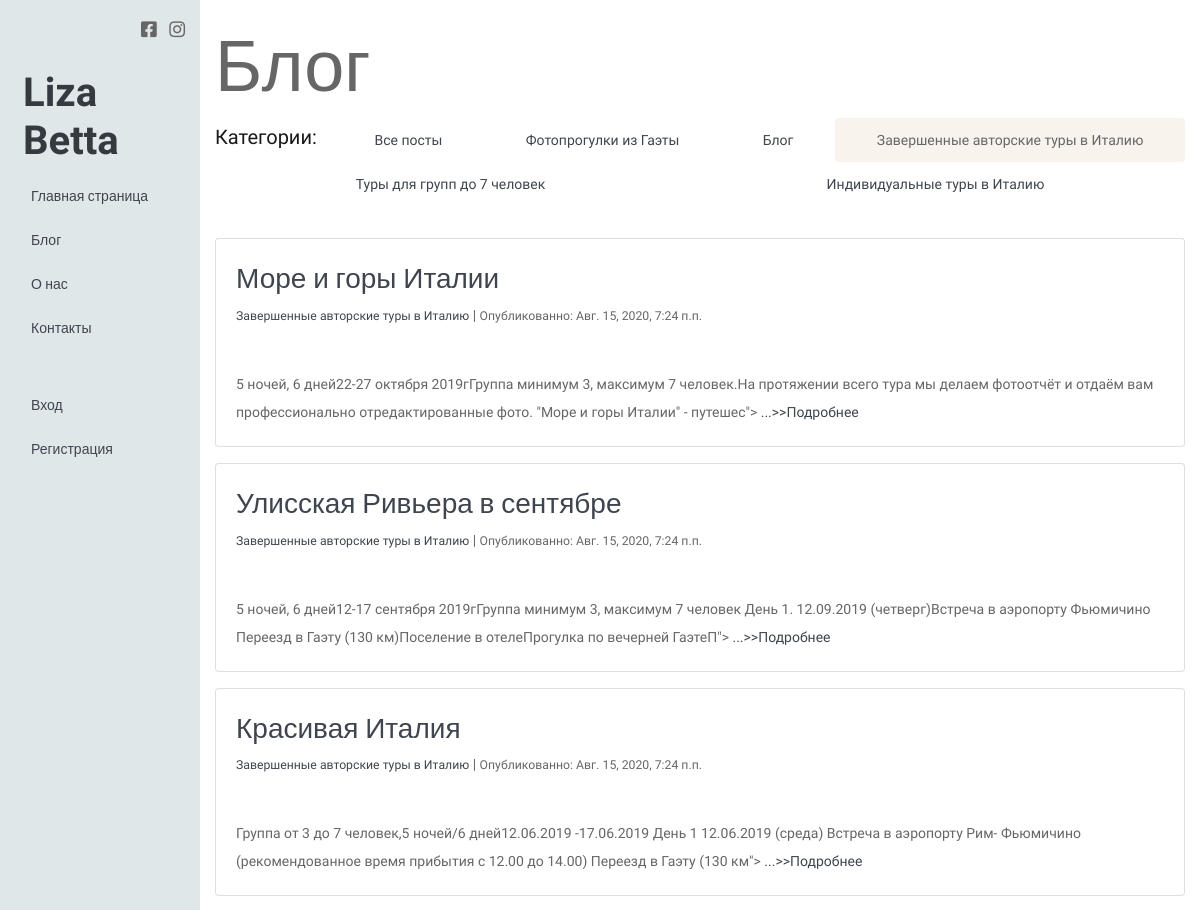
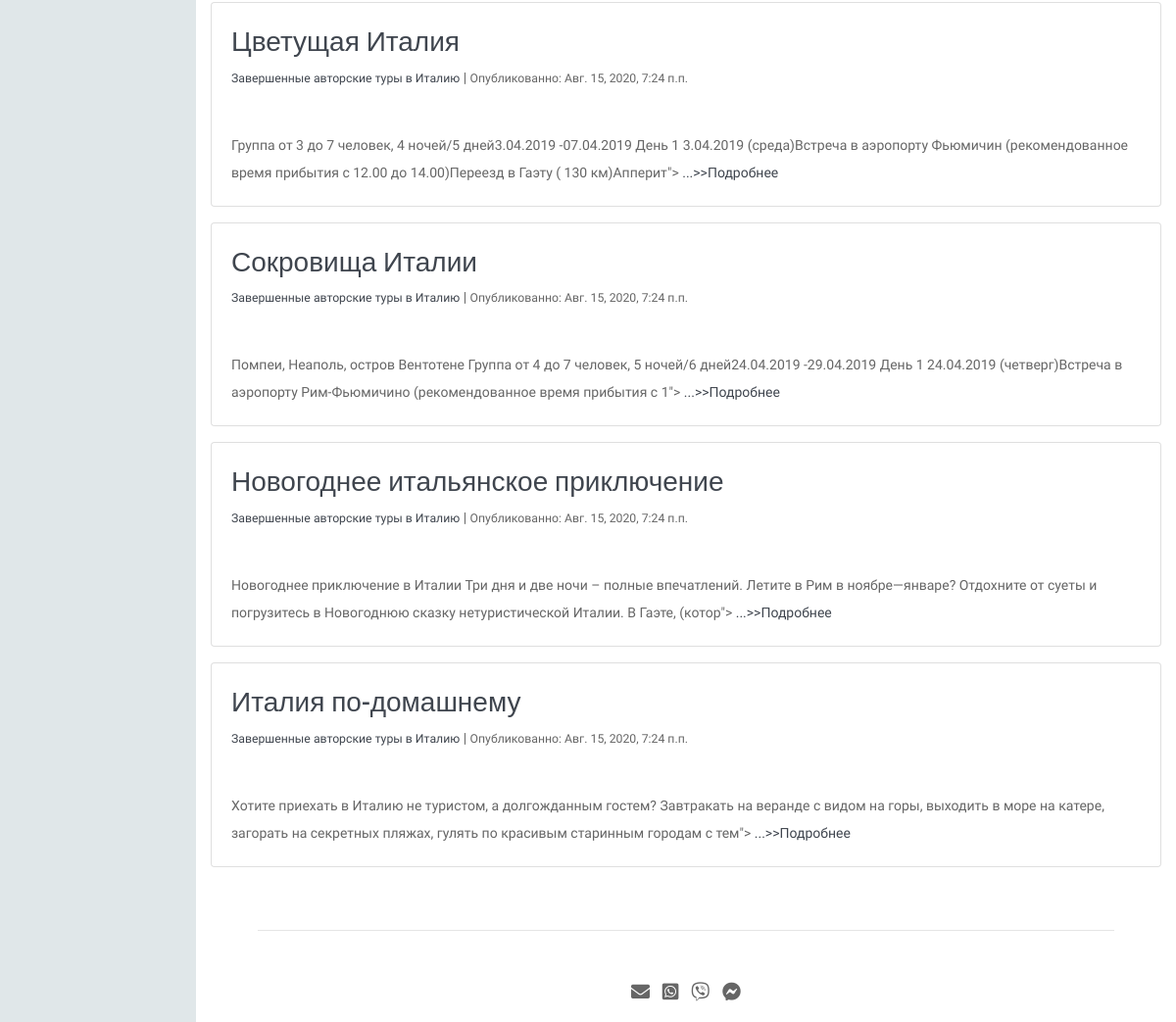
/cat/avtorskie-toury-end, run on the app's committed database (2 pictures, top to bottom).
### mainapp/models.py (models this page shows, shortened)
class Category(models.Model):
    title = models.CharField(max_length=64, verbose_name='Название')
    parent = models.ManyToManyField('self', blank=True, verbose_name='Категория-родитель', )
    desc = models.TextField("Описание", null=True, blank=True)
    slug = models.SlugField(max_length=255, db_index=True, default='default', unique=True)
    def __str__(self):
        return self.title

class Post(models.Model):
    post_date = models.DateTimeField("Дата создания", auto_now_add=True)
    update_at = models.DateTimeField('Даиа обновленния', auto_now=True)
    category = models.ForeignKey(Category,
                                 related_name='category',
                                 null=True,
                                 blank=True,
                                 verbose_name='Категория',
                                 on_delete=models.SET_NULL,
                                 default=0,
                                 )
    image = models.ImageField("Главное фото", null=True, blank=True, upload_to='images/')
    image_small = ImageSpecField(source='image',
                                 processors=[Thumbnail(400, 400)],
                                 format='JPEG',
                                 options={'quality': 60})
    title = models.CharField("Название", max_length=200)
    content = RichTextField("Контент", null=True, blank=True)
    excert = models.TextField("Краткое описание", max_length=200, null=True, blank=True)
    slug = models.SlugField(max_length=150, db_index=True, null=True, blank=True, unique=True)
    status = models.BooleanField("Опубликовать?", default=True)
    comment_status = models.BooleanField("Можно комментировать?", default=True)
    class Meta:
        ordering = ["-post_date", "title"]

### mainapp/views.py (the view)
# urls.py: path('cat/<slug:slug>', Post_by_Cat.as_view(), name = "category"),
class Post_by_Cat(ListView, CategoryList):
    model = Post
    template_name = "mainapp/blog/blog.html"
    ordering = ['-post_date']
    def get_queryset(self):
        return Post.objects.filter(category__slug=self.kwargs.get('slug')).filter(status=True)

### mainapp/views.py (called while the page is built)
    def get_category(self):
        return Category.objects.all()

### mainapp/templates/mainapp/blog/blog.html (shortened to what this page needs)
{% extends "base.html" %}
{% block content %}
<div class="row">
    <div class="col-12 my-3">
        <h2 class="display-3">Блог</h2>
        {% if view.get_category %}
            <nav class="nav nav-pills flex-column flex-sm-row navbar-light my-3">
            <span class="navbar-brand">Категории: </span>
            <a href="{% url 'blog' %}" class="flex-sm-fill text-sm-center nav-link
            {% if request.get_full_path == "/blog/" %} active {% endif %} ">Все посты</a>
            {% for category in view.get_category %}
            <a href="{% url 'category' category.slug %}" class="flex-sm-fill text-sm-center nav-link
            {% if category.slug in request.path %} active {% endif %} ">{{ category.title }}</a>
            {% endfor %}
            </nav>
        {% endif %}
    </div>
</div>
<div class="row">
    <div class="col-12 ">
    {% for post in post_list %}
    <div class="card mb-3">
    <div class="card-body"><a href="{% url 'post_detail' post.slug %}"><h3>{{ post.title }}</h3></a>
        <span class="small"><a href="{% url 'category' slug=post.category.slug %}">{{ post.category }}</a></span> |
        <span class="small">Опубликованно: {{ post.post_date }}</span>
    </div>
    <div class="card-body">
        {% if post.excert %}
            {{ post.excert | slice:":200" | safe }}"
        {% else %}
            {{ post.content | striptags | slice:":200" | safe }}">
        {% endif %}
        <a href="{% url 'post_detail' post.slug %}"> ...>>Подробнее </a>
    </div>
    </div>
    {% endfor %}
    </div>
    </div>
{% endblock %}

### static/css/style.css (style rules this page uses)
body { font-family: 'Comfortaa', cursive; font-size: 14px; background-color: #fff; color: #666; font-weight: 500; line-height: 2em; -webkit-font-smoothing: antialiased; }
h1, h2, h3, h4, h5, h6, .h1, .h2, .h3, .h4, .h5, .h6 { font-family: 'Oswald', sans-serif; }
a { color: #3f454e }
.nav-link.active, .btn-info { background-color: #f9f3ee!important; border-color: #f9f3ee!important; color: #666!important; }

### data on the page
Category: title "Фотопрогулки из Гаэты"
Category: title "Блог"
Category: title "Завершенные авторские туры в Италию"
Category: title "Туры для групп до 7 человек"
Category: title "Индивидуальные туры в Италию"
Post: title "Море и горы Италии", category "Завершенные авторские туры в Италию", post_date "Авг. 15, 2020, 7:24 п.п.", content "5 ночей, 6 дней22-27 октября 2019гГруппа минимум 3, максимум 7 человек.На протяжении всего тура мы делаем фотоотчёт и отдаём вам профессионально отредактированные фото. \"Море и горы Италии\" - путешес"
Post: title "Улисская Ривьера в сентябре", category "Завершенные авторские туры в Италию", post_date "Авг. 15, 2020, 7:24 п.п.", content "5 ночей, 6 дней12-17 сентября 2019гГруппа минимум 3, максимум 7 человек День 1. 12.09.2019 (четверг)Встреча в аэропорту Фьюмичино Переезд в Гаэту (130 км)Поселение в отелеПрогулка по вечерней ГаэтеП"
Post: title "Красивая Италия", category "Завершенные авторские туры в Италию", post_date "Авг. 15, 2020, 7:24 п.п.", content "Группа от 3 до 7 человек,5 ночей/6 дней12.06.2019 -17.06.2019 День 1 12.06.2019 (среда) Встреча в аэропорту Рим- Фьюмичино (рекомендованное время прибытия с 12.00 до 14.00) Переезд в Гаэту (130 км"
Post: title "Цветущая Италия", category "Завершенные авторские туры в Италию", post_date "Авг. 15, 2020, 7:24 п.п.", content "Группа от 3 до 7 человек, 4 ночей/5 дней3.04.2019 -07.04.2019 День 1 3.04.2019 (среда)Встреча в аэропорту Фьюмичин (рекомендованное время прибытия с 12.00 до 14.00)Переезд в Гаэту ( 130 км)Апперит"
Post: title "Сокровища Италии", category "Завершенные авторские туры в Италию", post_date "Авг. 15, 2020, 7:24 п.п.", content "Помпеи, Неаполь, остров Вентотене Группа от 4 до 7 человек, 5 ночей/6 дней24.04.2019 -29.04.2019 День 1 24.04.2019 (четверг)Встреча в аэропорту Рим-Фьюмичино (рекомендованное время прибытия с 1"
Post: title "Новогоднее итальянское приключение", category "Завершенные авторские туры в Италию", post_date "Авг. 15, 2020, 7:24 п.п.", content "Новогоднее приключение в Италии Три дня и две ночи – полные впечатлений. Летите в Рим в ноябре—январе? Отдохните от суеты и погрузитесь в Новогоднюю сказку нетуристической Италии. В Гаэте, (котор"
Post: title "Италия по-домашнему", category "Завершенные авторские туры в Италию", post_date "Авг. 15, 2020, 7:24 п.п.", content "Хотите приехать в Италию не туристом, а долгожданным гостем? Завтракать на веранде с видом на горы, выходить в море на катере, загорать на секретных пляжах, гулять по красивым старинным городам с тем"
